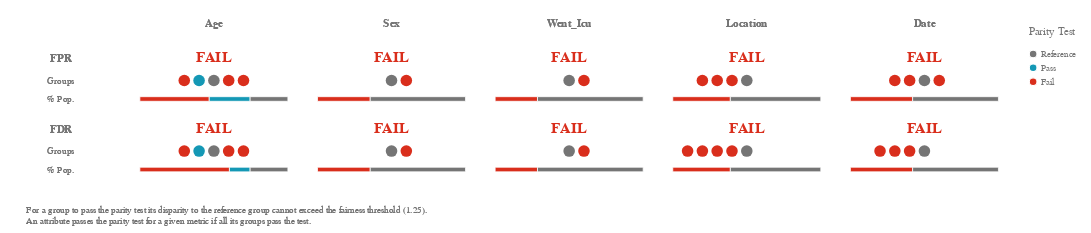

Source (notebook cell):
### Markdown cell above
# Aequitas Visualizations

### Code cell
ap.summary(bdf, metrics, fairness_threshold = disparity_tolerance)
